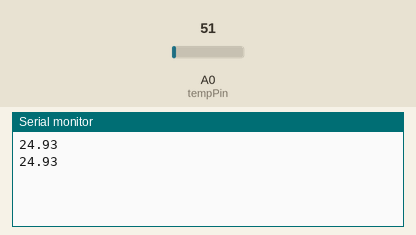
Recording of a sketch running on a simulated Arduino Uno, built with avr-gcc and run on an emulated ATmega328P. Shown: the last lines printed to the serial monitor. Inputs (shaded band) come from the test bench; at power-on: A0 (tempPin) = 51.

Above: at 1.8 s.
1.9 s: A0 (tempPin) set to 61
At 2.8 s:
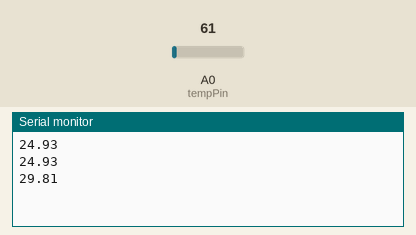
3.4 s: A0 (tempPin) set to 71
At 4.4 s:
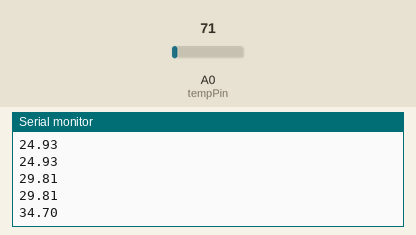
Timing chart, 0 to 6.4 s (numbered marks = the images above; inputs shaded):
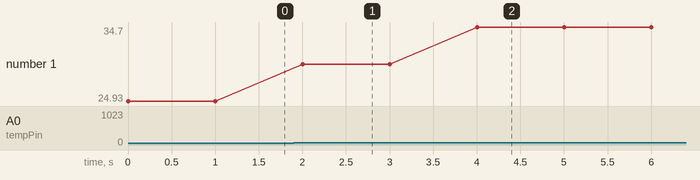

Measured:
- after the input at 1.9 s, the serial monitor: prints a new line after 0.10 s (image 1)
- after the input at 3.4 s, the serial monitor: prints a new line after 0.60 s (image 2)
- plotted number 1: 24.93 → 29.81 after the input at 1.9 s, 29.81 → 34.7 after the input at 3.4 s

The sketch:

lm35-tmp-multimeter.ino
```cpp
// tinkercad: working
// arduino: not yet tried

const int tempPin = A0;
float reading, voltage, celcius, percent;

void setup(){
  Serial.begin(9600);
  pinMode(tempPin, INPUT);
}

void loop(){
  reading = analogRead(tempPin);
  percent = reading / 1023.0;
  voltage = percent * 5.0;
  celcius = voltage * 100.0;
  Serial.println(celcius);
  delay(1000);
}
```
